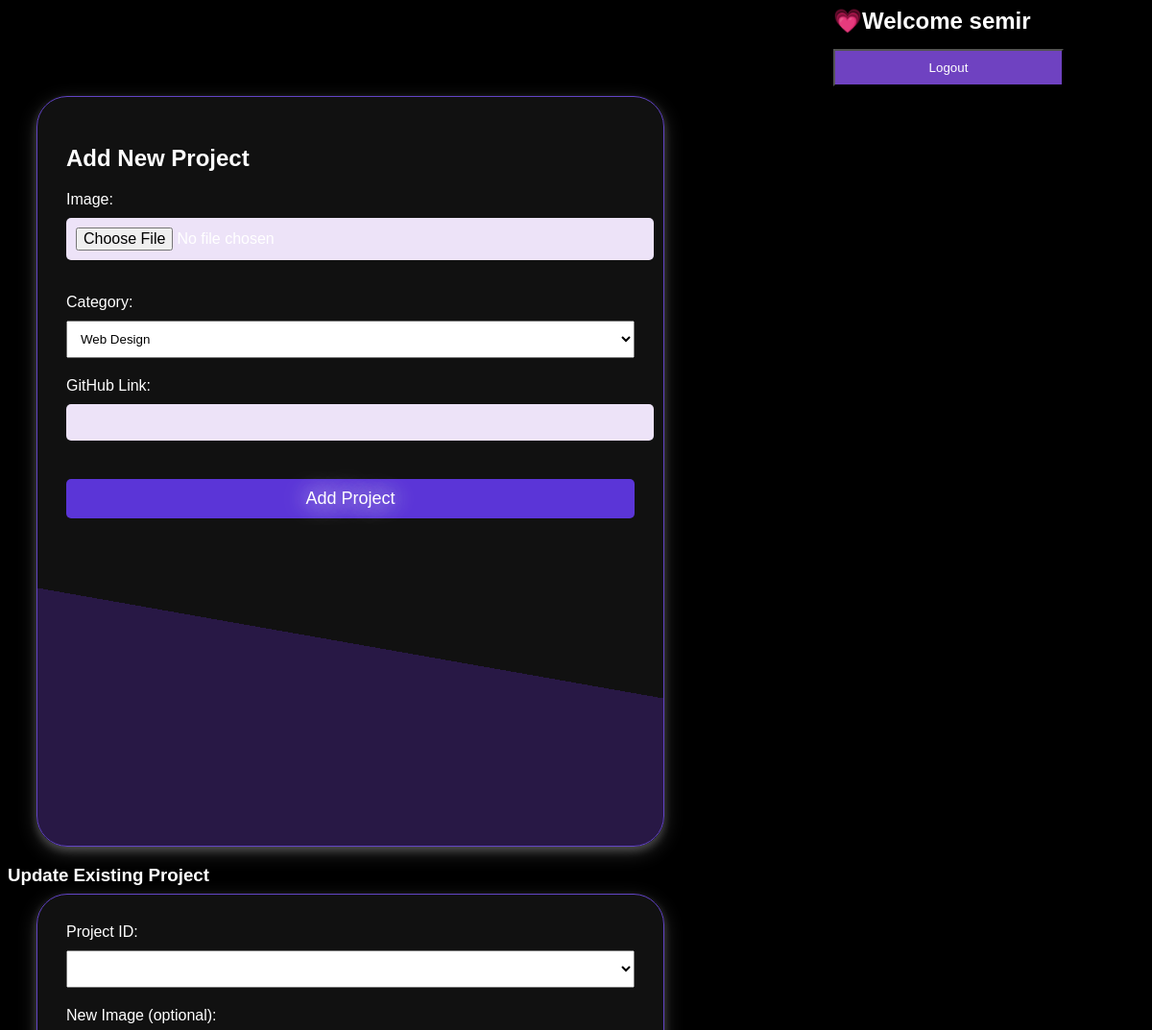
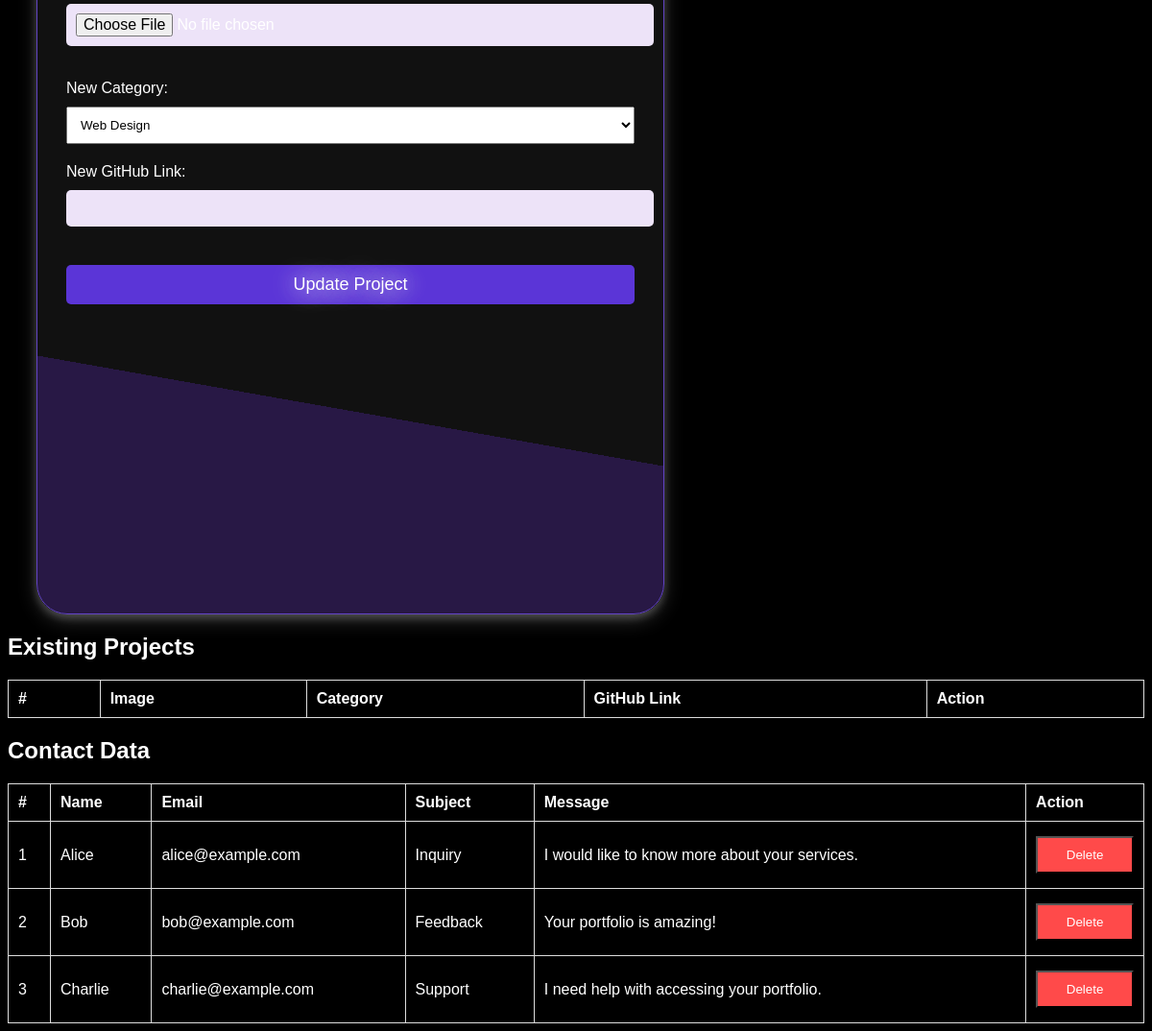
/adminpage.php (signed in), run on the app's committed database (2 pictures, top to bottom).
### tables this page shows
CREATE TABLE contact (
    id INT AUTO_INCREMENT PRIMARY KEY,
    name VARCHAR(100) NOT NULL,
    email VARCHAR(100) NOT NULL,
    subject VARCHAR(255),
    message TEXT,
    created_at TIMESTAMP DEFAULT CURRENT_TIMESTAMP
);

### adminpage.php (the view, shortened to what this page needs)
<?php
$servername = "localhost";
$username = "root";
$password = "";
$dbname = "portfolio";
$conn = new mysqli($servername, $username, $password, $dbname);
$contact_sql = "SELECT * FROM contact";
$contact_result = $conn->query($contact_sql);
$contact = [];
if ($contact_result->num_rows > 0) {
    while ($row = $contact_result->fetch_assoc()) {
        $contact[] = $row;
    }
}
?>
<!DOCTYPE html>
<html lang="en">
<head>
    <link href="adminpage.css" rel="stylesheet">
</head>
<body>
<header>
    <nav>
        <ul>
            <h1>💗Welcome <?php echo htmlspecialchars($_SESSION['admin_name']); ?></h1>
            <form action="logout.php" method="POST">
                <button type="submit" style="color:#fff; background-color:#6f42c1;margin-top: -5px;">Logout</button>
            </form>
        </ul>
    </nav>
</header>
<div class="section">
    <form method="POST" enctype="multipart/form-data">
        <h2>Add New Project</h2>
        <div class="form-group">
            <label for="image">Image:</label>
            <input type="file" id="image" name="image" required>
        </div>
        <div class="form-group">
            <label for="category">Category:</label>
            <select id="category" name="category" required>
                <option value="Web Design">Web Design</option>
            </select>
        </div>
        <div class="form-group">
            <label for="github_link">GitHub Link:</label>
            <input type="text" id="github_link" name="github_link" required>
        </div>
        <button type="submit" name="add_project">Add Project</button>
    </form>
</div>
<h3>Update Existing Project</h3>
<div class="section" style="margin-top: -10px;">
  <form method="POST" enctype="multipart/form-data">
        <div class="form-group">
            <label for="id">Project ID:</label>
            <select id="id" name="id" required>
            </select>
        </div>
        <div class="form-group">
            <label for="image">New Image (optional):</label>
            <input type="file" id="image" name="image">
        </div>
        <div class="form-group">
            <label for="category">New Category:</label>
            <select id="category" name="category" required>
                <option value="Web Design">Web Design</option>
            </select>
        </div>
        <div class="form-group">
            <label for="github_link">New GitHub Link:</label>
            <input type="text" id="github_link" name="github_link" required>
        </div>
        <button type="submit" name="update_project">Update Project</button>
    </form>
</div>
<h2>Existing Projects</h2>
<table>
    <thead>
        <tr>
            <th>#</th>
            <th>Image</th>
            <th>Category</th>
            <th>GitHub Link</th>
            <th>Action</th>
        </tr>
    </thead>
</table>
<h2>Contact Data</h2>
<table>
    <thead>
        <tr>
            <th>#</th>
            <th>Name</th>
            <th>Email</th>
            <th>Subject</th>
            <th>Message</th>
            <th>Action</th>
        </tr>
    </thead>
    <tbody>
        <?php foreach ($contact as $contact) { ?>
            <tr>
                <td><?php echo $contact['id']; ?></td>
                <td><?php echo htmlspecialchars($contact['name']); ?></td>
                <td><?php echo htmlspecialchars($contact['email']); ?></td>
                <td><?php echo htmlspecialchars($contact['subject']); ?></td>
                <td><?php echo htmlspecialchars($contact['message']); ?></td>
                <td>
                    <form method="POST" style="display: inline;">
                        <button style="background:#ff4a4a;color: #fff;" type="submit" name="delete_contact" onclick="return confirm('Are you sure you want to delete this contact?');">Delete</button>
                    </form>
                </td>
            </tr>
        <?php } ?>
    </tbody>
</table>
</body>
</html>

### adminpage.css (style rules this page uses)
body { font-family: Arial, sans-serif; background:#000; color:#fff; }
header { padding: 20px; position: fixed; margin-left: 70%; top: -50px; width: 20%; }
header nav ul { display: inline; justify-content: end; list-style: none; }
.section { height: 90vh; width: 50%; display: flexbox; color: #ffffff; justify-content: center; padding: 30px; align-items:center; background: linear-gradient(190deg, #111 70%, #281845 20%); margin-top: 100px; margin-left: 30px; margin-right: 30px; border-radius: 2rem; border: 1px solid #6244C5; box-shadow: 0 4px 8px 0 rgba(255, 255, 255, 0.2), 0 6px 20px 0 rgba(255, 255, 255, 0.19); }
.section input { width: 100%; padding: 10px; margin-bottom: 20px; border: none; border-radius: 5px; background: #ede3f8; color: #fff; font-size: 16px; }
.section button { width: 100%; padding: 10px; border: none; border-radius: 5px; background:#5b35d7; color: #fff; font-size: 18px; cursor: pointer; text-shadow: 0 0 10px #5b35d7, 0 0 20px #fff, 0 0 30px #fff; }
.form-group { margin-bottom: 15px; }
label { display: block; margin-bottom: 5px; }
input, select, button { padding: 10px; width: 100%; margin: 5px 0; }
table { width: 100%; border-collapse: collapse; margin-top: 20px; }
table, th, td { border: 1px solid #ddd; }
th, td { padding: 10px; text-align: left; }

### data on the page
contact: id "1", name "Alice", email "alice@example.com", subject "Inquiry", message "I would like to know more about your services."
contact: id "2", name "Bob", email "bob@example.com", subject "Feedback", message "Your portfolio is amazing!"
contact: id "3", name "Charlie", email "charlie@example.com", subject "Support", message "I need help with accessing your portfolio."

### other printed values
$_SESSION['admin_name'] "semir"
